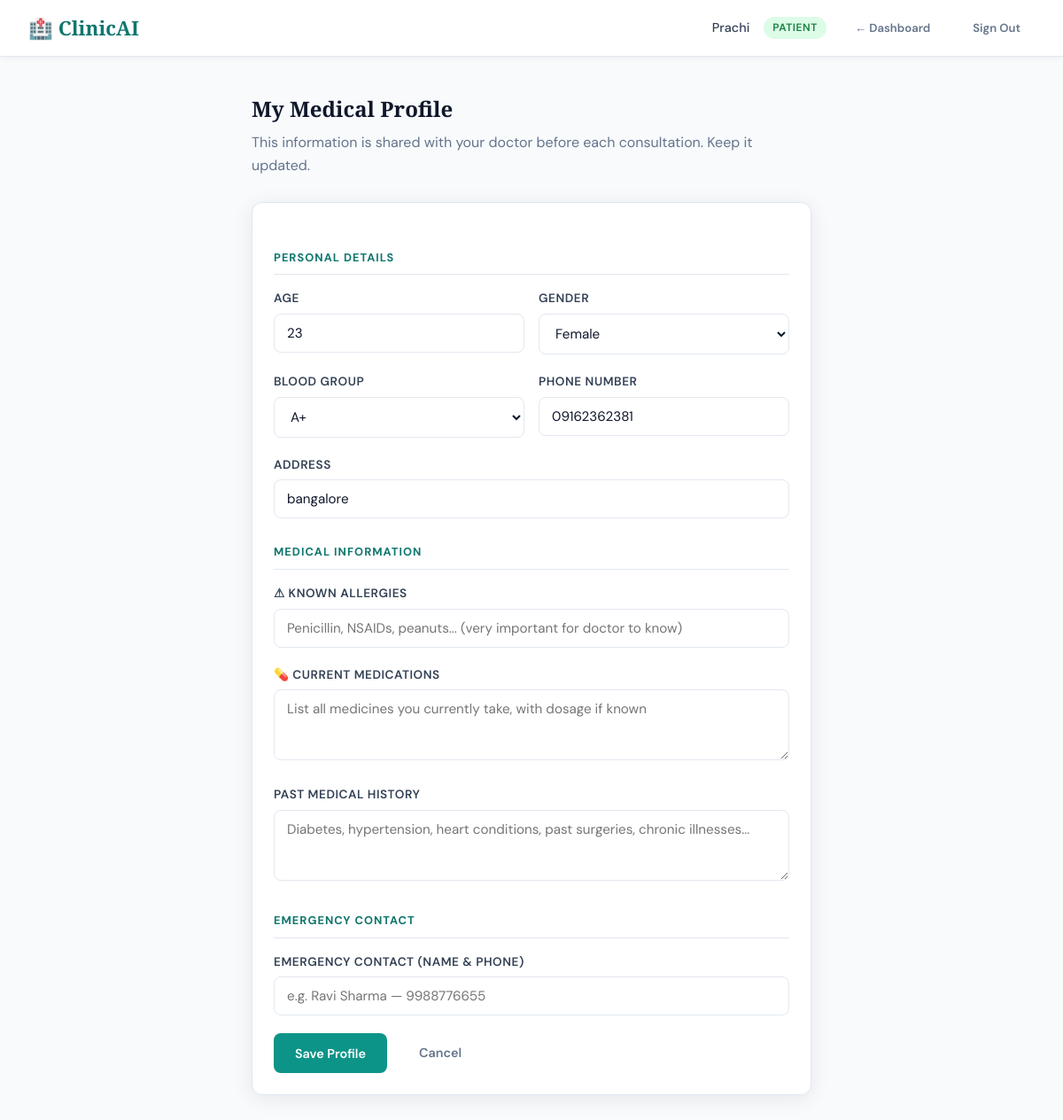
Page /patient/profile (signed in) on the committed database.
### tables this page shows
CREATE TABLE users (
        id INTEGER PRIMARY KEY AUTOINCREMENT,
        email TEXT UNIQUE NOT NULL,
        password TEXT NOT NULL,
        role TEXT NOT NULL,  -- 'doctor' or 'patient'
        name TEXT NOT NULL,
        created_at TIMESTAMP DEFAULT CURRENT_TIMESTAMP
    );

CREATE TABLE patient_profiles (
        id INTEGER PRIMARY KEY AUTOINCREMENT,
        user_id INTEGER UNIQUE NOT NULL,
        age INTEGER,
        gender TEXT,
        blood_group TEXT,
        phone TEXT,
        address TEXT,
        medical_history TEXT,
        allergies TEXT,
        current_medications TEXT,
        emergency_contact TEXT,
        FOREIGN KEY (user_id) REFERENCES users(id)
    );

### app.py (the view, shortened to what this page needs)
@app.route("/patient/profile", methods=["GET", "POST"])
@login_required
@patient_required
def patient_profile():
    profile = get_patient_profile(session["user_id"])
    return render_template("patient_profile.html", profile=profile)

### app.py (called while the page is built)
def login_required(f):
    @wraps(f)
    def decorated(*args, **kwargs):
        if "user_id" not in session:
            flash("Please log in to continue.", "error")
            return redirect(url_for("login"))
        return f(*args, **kwargs)
    return decorated

def patient_required(f):
    @wraps(f)
    def decorated(*args, **kwargs):
        if session.get("role") != "patient":
            flash("Access denied.", "error")
            return redirect(url_for("home"))
        return f(*args, **kwargs)
    return decorated

### data_base.py (called while the page is built)
def get_conn():
    return sqlite3.connect(DB_PATH)

def get_patient_profile(user_id):
    conn = get_conn()
    c = conn.cursor()
    c.execute("""
        SELECT u.name, u.email, pp.age, pp.gender, pp.blood_group, pp.phone,
               pp.address, pp.medical_history, pp.allergies, pp.current_medications, pp.emergency_contact
        FROM users u
        LEFT JOIN patient_profiles pp ON u.id = pp.user_id
        WHERE u.id = ?
    """, (user_id,))
    row = c.fetchone()
    conn.close()
    if row:
        return {
            "name": row[0], "email": row[1], "age": row[2], "gender": row[3],
            "blood_group": row[4], "phone": row[5], "address": row[6],
            "medical_history": row[7], "allergies": row[8],
            "current_medications": row[9], "emergency_contact": row[10]
        }
    return None

### templates/patient_profile.html (shortened to what this page needs)
<!DOCTYPE html>
<html lang="en">
<head>
  <link rel="stylesheet" href="{{ url_for('static', filename='style.css') }}">
</head>
<body class="page-wrap">
<nav class="navbar">
  <a href="/patient" class="navbar-logo">🏥 ClinicAI</a>
  <div class="navbar-user">
    <span class="navbar-name">{{ session.name }}</span>
    <span class="role-badge patient">Patient</span>
    <a href="/patient" class="btn btn-ghost btn-sm">← Dashboard</a>
    <a href="/logout" class="btn btn-ghost btn-sm">Sign Out</a>
  </div>
</nav>
<div style="max-width:680px; margin:40px auto; padding:0 24px;">
  <h2 style="font-family:'Playfair Display',serif; color:var(--navy); margin-bottom:6px;">My Medical Profile</h2>
  <p style="color:var(--muted); margin-bottom:28px;">This information is shared with your doctor before each consultation. Keep it updated.</p>
  <div class="card">
    <form method="POST" action="/patient/profile">
      <div class="form-section-title">Personal Details</div>
      <div class="form-row">
        <div class="form-group">
          <label>Age</label>
          <input type="number" name="age" value="{{ profile.age or '' }}" placeholder="e.g. 35" min="0" max="120">
        </div>
        <div class="form-group">
          <label>Gender</label>
          <select name="gender">
            {% for g in ['Male', 'Female', 'Other', 'Prefer not to say'] %}
              <option {% if profile and profile.gender == g %}selected{% endif %}>{{ g }}</option>
            {% endfor %}
          </select>
        </div>
      </div>
      <div class="form-row">
        <div class="form-group">
          <label>Blood Group</label>
          <select name="blood_group">
            {% for bg in ['A+', 'A-', 'B+', 'B-', 'AB+', 'AB-', 'O+', 'O-'] %}
              <option {% if profile and profile.blood_group == bg %}selected{% endif %}>{{ bg }}</option>
            {% endfor %}
          </select>
        </div>
        <div class="form-group">
          <label>Phone Number</label>
          <input type="tel" name="phone" value="{{ profile.phone or '' }}" placeholder="9876543210">
        </div>
      </div>
      <div class="form-group">
        <label>Address</label>
        <input type="text" name="address" value="{{ profile.address or '' }}" placeholder="City, State">
      </div>
      <div class="form-section-title">Medical Information</div>
      <div class="form-group">
        <label>⚠ Known Allergies</label>
        <input type="text" name="allergies" value="{{ profile.allergies or '' }}"
               placeholder="Penicillin, NSAIDs, peanuts... (very important for doctor to know)">
      </div>
      <div class="form-group">
        <label>💊 Current Medications</label>
        <textarea name="current_medications" placeholder="List all medicines you currently take, with dosage if known">{{ profile.current_medications or '' }}</textarea>
      </div>
      <div class="form-group">
        <label>Past Medical History</label>
        <textarea name="medical_history" placeholder="Diabetes, hypertension, heart conditions, past surgeries, chronic illnesses...">{{ profile.medical_history or '' }}</textarea>
      </div>
      <div class="form-section-title">Emergency Contact</div>
      <div class="form-group">
        <label>Emergency Contact (Name & Phone)</label>
        <input type="text" name="emergency_contact" value="{{ profile.emergency_contact or '' }}"
               placeholder="e.g. Ravi Sharma — 9988776655">
      </div>
      <div style="display:flex; gap:12px; margin-top:8px;">
        <button type="submit" class="btn btn-primary">Save Profile</button>
        <a href="/patient" class="btn btn-ghost">Cancel</a>
      </div>
    </form>
  </div>
</div>
</body>
</html>

### static/style.css (style rules this page uses)
:root { --teal: #0d9488; --teal-light: #14b8a6; --teal-dark: #0f766e; --teal-pale: #f0fdfa; --navy: #0f172a; --slate: #334155; --muted: #64748b; --border: #e2e8f0; --white: #ffffff; --surface: #f8fafc; --danger: #ef4444; --success: #22c55e; --warning: #f59e0b; --radius: 12px; --shadow: 0 4px 24px rgba(0,0,0,0.08); --shadow-lg: 0 12px 40px rgba(0,0,0,0.12); }
* { box-sizing: border-box; margin: 0; padding: 0; }
body { font-family: 'DM Sans', system-ui, sans-serif; background: var(--surface); color: var(--navy); min-height: 100vh; line-height: 1.6; }
.page-wrap { min-height: 100vh; display: flex; flex-direction: column; }
.navbar { background: var(--white); border-bottom: 1px solid var(--border); padding: 0 32px; height: 64px; display: flex; align-items: center; justify-content: space-between; position: sticky; top: 0; z-index: 100; box-shadow: 0 1px 8px rgba(0,0,0,0.06); }
.navbar-logo { font-family: 'Playfair Display', Georgia, serif; font-size: 1.4rem; font-weight: 700; color: var(--teal-dark); text-decoration: none; display: flex; align-items: center; gap: 8px; }
.navbar-user { display: flex; align-items: center; gap: 16px; }
.navbar-name { font-weight: 500; color: var(--slate); font-size: 0.9rem; }
.role-badge { padding: 3px 10px; border-radius: 20px; font-size: 0.75rem; font-weight: 600; text-transform: uppercase; letter-spacing: 0.05em; }
.role-badge.patient { background: #dcfce7; color: #15803d; }
.form-group { margin-bottom: 20px; width: 100%; }
.form-group label { display: block; font-size: 0.85rem; font-weight: 600; color: var(--slate); margin-bottom: 6px; text-transform: uppercase; letter-spacing: 0.04em; }
.form-group input, .form-group select, .form-group textarea { width: 100%; padding: 11px 14px; border: 1.5px solid var(--border); border-radius: 8px; font-size: 0.95rem; font-family: inherit; color: var(--navy); background: var(--white); transition: border-color 0.2s, box-shadow 0.2s; outline: none; }
.form-group textarea { resize: vertical; min-height: 80px; }
.form-row { display: grid; grid-template-columns: 1fr 1fr; gap: 16px; }
.form-section-title { font-weight: 700; color: var(--teal-dark); font-size: 0.8rem; text-transform: uppercase; letter-spacing: 0.08em; margin: 28px 0 16px; padding-bottom: 8px; border-bottom: 1px solid var(--border); }
.btn { display: inline-flex; align-items: center; justify-content: center; gap: 8px; padding: 11px 24px; border-radius: 8px; font-size: 0.9rem; font-weight: 600; font-family: inherit; cursor: pointer; border: none; transition: all 0.2s; text-decoration: none; }
.btn-primary { background: var(--teal); color: white; }
.btn-ghost { background: transparent; color: var(--muted); }
.btn-sm { padding: 7px 16px; font-size: 0.82rem; }
.card { background: var(--white); border-radius: var(--radius); border: 1px solid var(--border); padding: 24px; box-shadow: var(--shadow); }

### rows in the picture
users: name "Prachi"
patient_profiles: age "23", gender "Female", blood_group "A+", phone "09162362381", address "bangalore"
